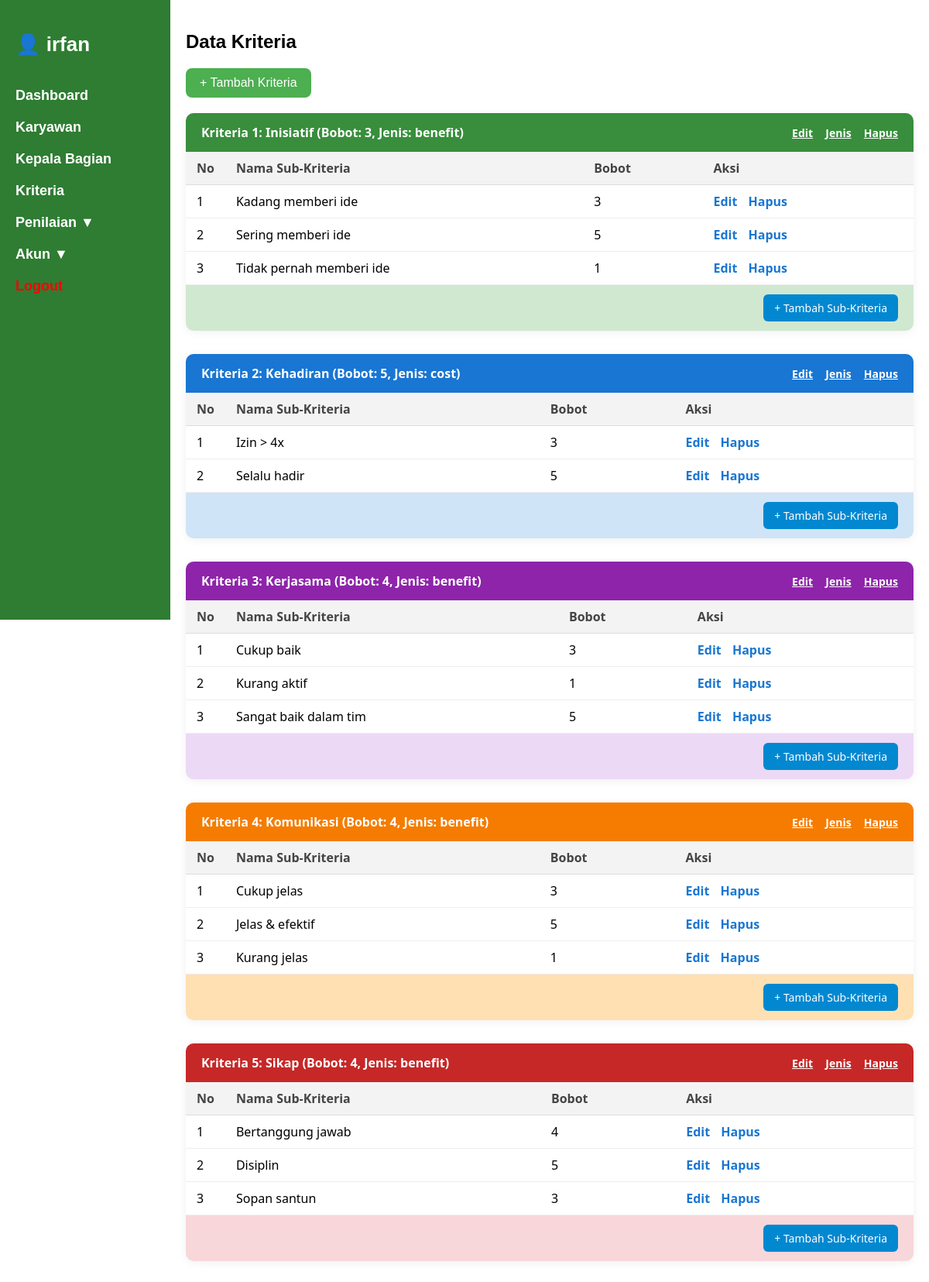
Page /index.php?page=admin/kriteria.php (signed in) on the committed database.
### tables this page shows
CREATE TABLE `kriteria` (
  `id` int(11) NOT NULL,
  `kode` varchar(10) DEFAULT NULL,
  `nama` varchar(100) DEFAULT NULL,
  `bobot` int(11) DEFAULT NULL,
  `jenis` enum('benefit','cost') NOT NULL DEFAULT 'benefit'
);

CREATE TABLE `sub_kriteria` (
  `id` int(11) NOT NULL,
  `kode` varchar(10) DEFAULT NULL,
  `id_kriteria` int(11) DEFAULT NULL,
  `nama` varchar(100) DEFAULT NULL,
  `bobot` int(11) DEFAULT NULL
);

### admin/kriteria.php (the view, shortened to what this page needs)
<?php
require_once 'config.php';
$kriteria = mysqli_query($conn, "SELECT * FROM kriteria ORDER BY nama ASC");
$colors = ['#d0e8d0', '#d0e4f7', '#ecd9f6', '#ffe0b2', '#f8d7da', '#d0f0ec'];
$headerColors = ['#388e3c', '#1976d2', '#8e24aa', '#f57c00', '#c62828', '#00897b'];
?>
<h2>Data Kriteria</h2>
<a href="index.php?page=admin/tambah_kriteria.php" style="display:inline-block; margin-bottom: 20px; background:#4caf50; color:white; padding:10px 18px; border-radius:8px; text-decoration:none;">+ Tambah Kriteria</a>
<?php
$no = 1;
while ($k = mysqli_fetch_assoc($kriteria)) {
    $bg = $colors[($no - 1) % count($colors)];
    $head = $headerColors[($no - 1) % count($headerColors)];
    echo "<div class='card-kriteria' style='background-color: $bg;'>
            <div class='card-header' style='background-color: $head;'>
                <span>Kriteria {$no}: {$k['nama']} (Bobot: {$k['bobot']}, Jenis: {$k['jenis']})</span>
                <span>
                    <a href='index.php?page=admin/edit_kriteria.php&id={$k['id']}'>Edit</a>
                    <a href='index.php?page=admin/edit_jenis_kriteria.php&id={$k['id']}'>Jenis</a>
                    <a href='index.php?page=admin/hapus_kriteria.php&id={$k['id']}' onclick=\"return confirm('Hapus kriteria dan seluruh sub-kriterianya?')\">Hapus</a>
                </span>
            </div>
            <table class='kriteria-table'>
                <thead>
                    <tr>
                        <th style='width:5%;'>No</th>
                        <th>Nama Sub-Kriteria</th>
                        <th>Bobot</th>
                        <th class='aksi'>Aksi</th>
                    </tr>
                </thead>
                <tbody>";
    $sub = mysqli_query($conn, "SELECT * FROM sub_kriteria WHERE id_kriteria='{$k['id']}' ORDER BY nama ASC");
    $subNo = 1;
    while ($s = mysqli_fetch_assoc($sub)) {
        echo "<tr>
                <td>{$subNo}</td>
                <td>{$s['nama']}</td>
                <td>{$s['bobot']}</td>
                <td class='aksi'>
                    <a href='index.php?page=admin/edit_sub.php&id={$s['id']}'>Edit</a>
                    <a href='index.php?page=admin/hapus_sub.php&id={$s['id']}' onclick=\"return confirm('Hapus sub-kriteria ini?')\">Hapus</a>
                </td>
              </tr>";
        $subNo++;
    }
    echo "  </tbody>
            </table>
            <a href='index.php?page=admin/tambah_sub.php&id_kriteria={$k['id']}' class='tambah-sub-btn'>+ Tambah Sub-Kriteria</a>
          </div>";
    $no++;
}
?>

### index.php (shortened to what this page needs)
<!DOCTYPE html>
<html lang="id">
<head>
</head>
<body>
<div class="sidebar">
    <h2>👤 <?= $_SESSION['username']; ?></h2>
    <a href="index.php?page=<?= $_SESSION['role']; ?>/beranda.php">Dashboard</a>
    <?php if ($_SESSION['role'] === 'admin'): ?>
        <a href="index.php?page=admin/daftar_karyawan.php">Karyawan</a>
        <a href="index.php?page=admin/kepala_bagian.php">Kepala Bagian</a>
        <a href="index.php?page=admin/kriteria.php">Kriteria</a>
        <div class="dropdown">
            <button class="dropbtn" onclick="toggleDropdown('penilaianDropdown')">Penilaian ▼</button>
        </div>
        <div class="dropdown">
            <button class="dropbtn" onclick="toggleDropdown('akunDropdown')">Akun ▼</button>
        </div>
    <?php endif; ?>
    <a href="logout.php" style="color: red;">Logout</a>
</div>
<div class="main-content">
    <?php
    if (isset($_GET['page'])) {
        include $_GET['page'];
    } else {
        header("Location: index.php?page=" . $_SESSION['role'] . "/beranda.php");
        exit;
    }
    ?>
</div>
</body>
</html>

### index.php (style rules this page uses)
* { box-sizing: border-box; }
body { margin: 0; font-family: Arial, sans-serif; display: flex; }
.sidebar { width: 220px; background-color: #2e7d32; height: 100vh; padding: 20px; color: white; position: fixed; overflow-y: auto; }
.sidebar h2 { font-size: 26px; margin-bottom: 30px; color: white; }
.sidebar a, .dropbtn { display: block; color: white; text-decoration: none; padding: 10px 0; font-weight: bold; border: none; background: none; cursor: pointer; width: 100%; text-align: left; font-size: 18px; }
.main-content { margin-left: 220px; padding: 20px; width: calc(100% - 220px); }

### admin/kriteria.php (style rules this page uses)
.card-kriteria { border-radius: 10px; margin-bottom: 30px; overflow: hidden; box-shadow: 0 2px 12px rgba(0,0,0,0.06); font-family: 'Segoe UI', sans-serif; }
.card-header { padding: 14px 20px; font-size: 16px; font-weight: bold; color: white; display: flex; justify-content: space-between; align-items: center; }
.card-header a { color: white; margin-left: 12px; text-decoration: underline; font-size: 14px; }
.kriteria-table { width: 100%; border-collapse: collapse; background-color: white; }
.kriteria-table th { background-color: #f3f3f3; color: #444; padding: 10px 14px; text-align: left; font-weight: 600; border-bottom: 1px solid #ddd; }
.kriteria-table td { padding: 10px 14px; border-bottom: 1px solid #eee; }
.kriteria-table .aksi a { margin-right: 10px; color: #1976d2; text-decoration: none; font-weight: bold; }
.tambah-sub-btn { display: inline-block; background: #0288d1; color: white; padding: 8px 14px; border-radius: 6px; font-size: 14px; margin: 12px 20px; text-decoration: none; float: right; }

### rows in the picture
kriteria: nama "Inisiatif", bobot "3", jenis "benefit"
sub_kriteria: nama "Kadang memberi ide", bobot "3"
sub_kriteria: nama "Sering memberi ide", bobot "5"
sub_kriteria: nama "Tidak pernah memberi ide", bobot "1"
kriteria: nama "Kehadiran", bobot "5", jenis "cost"
sub_kriteria: nama "Izin > 4x", bobot "3"
sub_kriteria: nama "Selalu hadir", bobot "5"
kriteria: nama "Kerjasama", bobot "4", jenis "benefit"
sub_kriteria: nama "Cukup baik", bobot "3"
sub_kriteria: nama "Kurang aktif", bobot "1"
sub_kriteria: nama "Sangat baik dalam tim", bobot "5"
kriteria: nama "Komunikasi", bobot "4", jenis "benefit"
sub_kriteria: nama "Cukup jelas", bobot "3"
sub_kriteria: nama "Jelas & efektif", bobot "5"
sub_kriteria: nama "Kurang jelas", bobot "1"
kriteria: nama "Sikap", bobot "4", jenis "benefit"
sub_kriteria: nama "Bertanggung jawab", bobot "4"
sub_kriteria: nama "Disiplin", bobot "5"
sub_kriteria: nama "Sopan santun", bobot "3"

### other values in the picture
$_SESSION['username'] "irfan"
